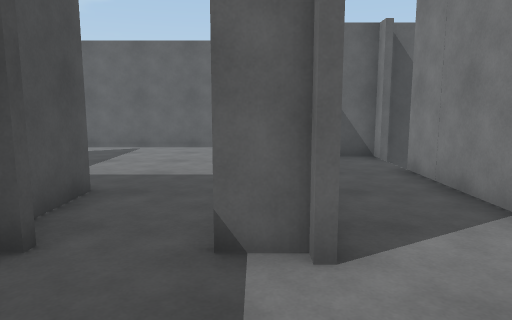
[1] (above)

18 first-person views from a walk through a Unity game level. The camera is 1.5 m above the floor, tilts 8° down and sees 70° across. The floor is counted in squares, 1 m on a side. Each view is taken from the middle of a square. On the plan, view 1 faces up. The plan holds only what a view shows up to about 16 squares ahead; the rest is blank. The place goes on beyond the plan. The player character is not drawn. Door leaves are left out, so doorways stand open.

[2]
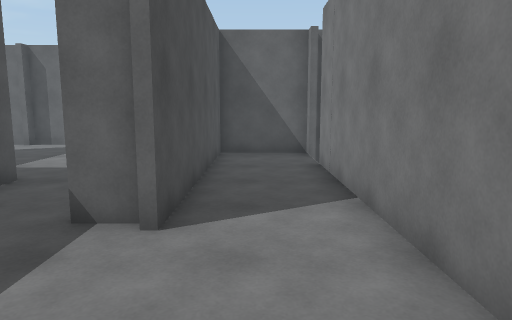

[3]
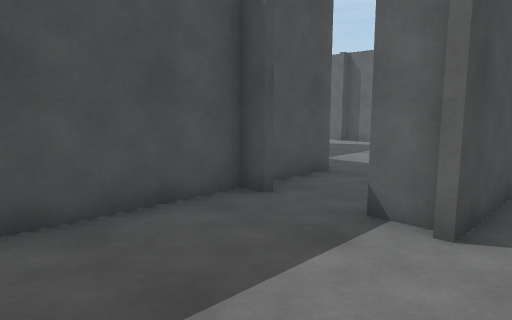

[4]
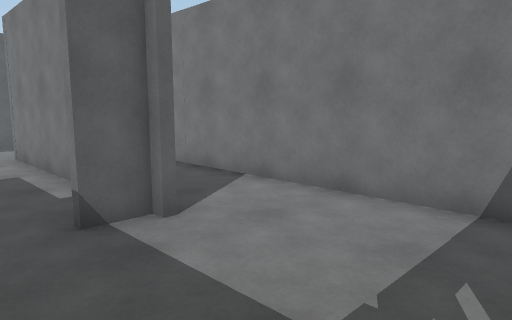

[5]
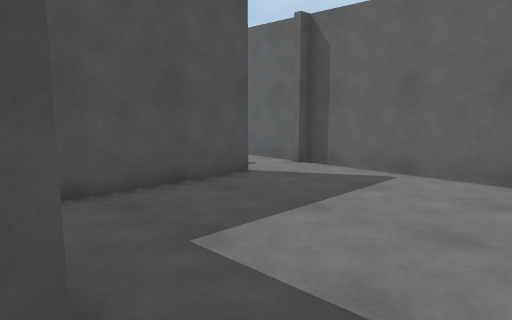

[6]
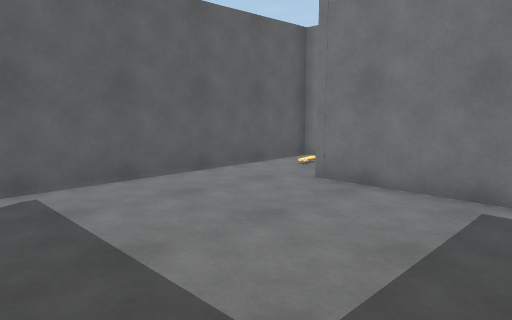

[7]
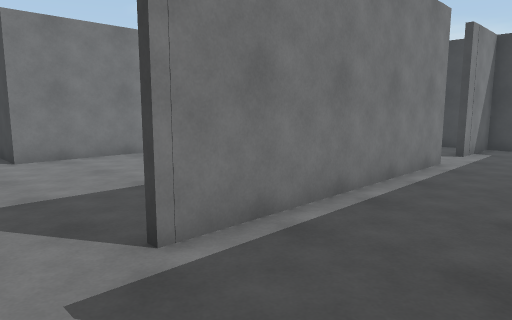

[8]
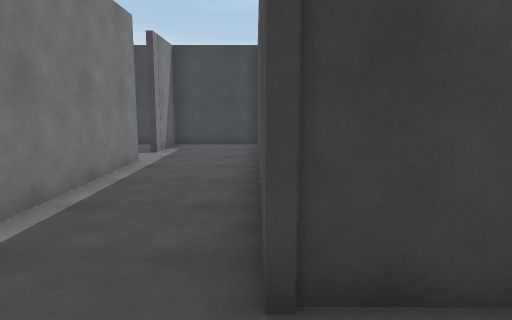

[9]
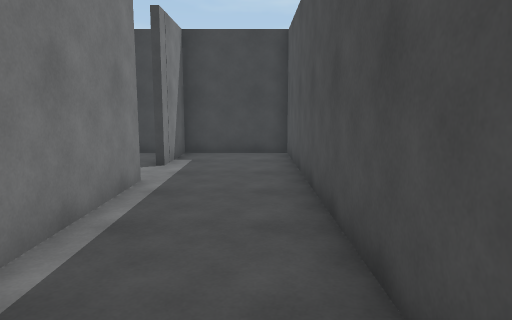

[10]
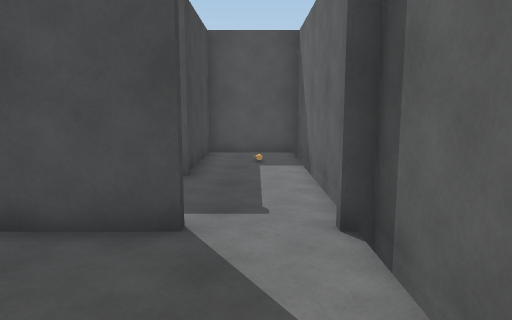

[11]
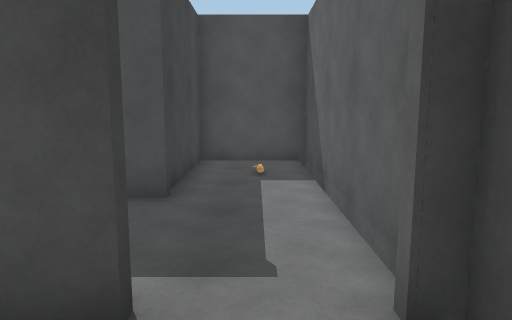

[12]
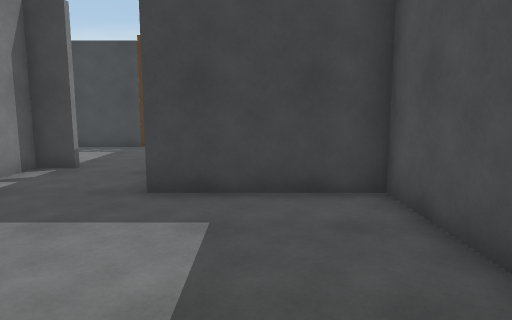

[13]
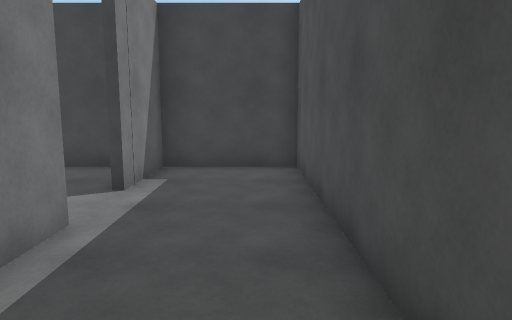

[14]
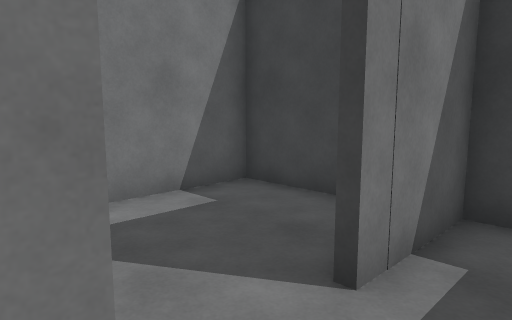

[15]
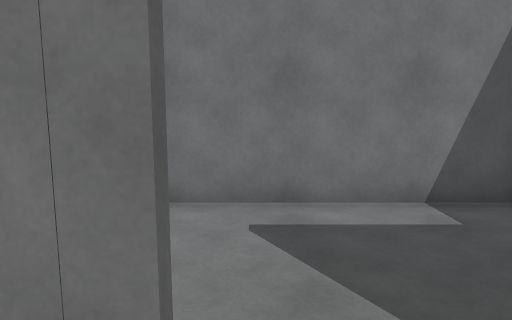

[16]
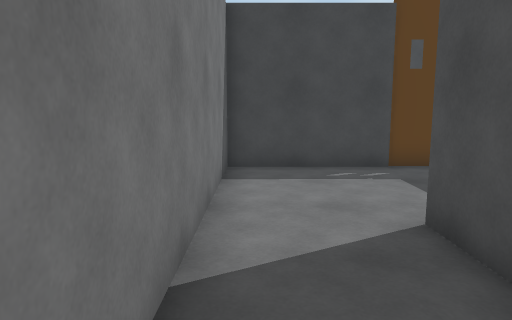

[17]
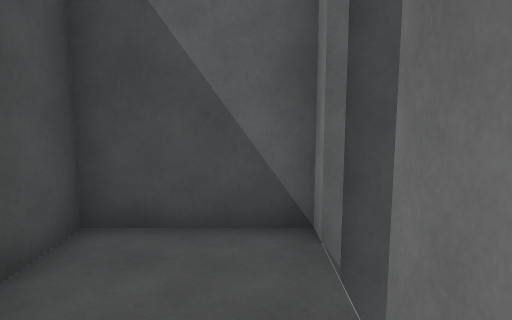

[18]
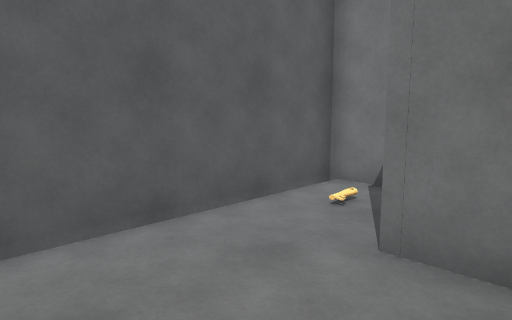

### Floor plan
Points are (right, up) in squares from view 1. A wall is a line through its corners. A room is listed if a view was taken in it or the views show most of it. See-through windows are left out.
Room 1 (views 1, 2, 3, 4, 16, 17)
walls: (0.6, 3.2) (0.6, 3.7) (-0.5, 3.7); (-2.4, 3.7) (-3, 3.7) (-3, -0.2); (-1, -1.4) (3.7, -1.4) (3.7, 9); (3.7, 10.9) (3.7, 11.5) (0.8, 11.5) (0.8, 3.2)
ways out: open door at (-1.5, 4) to room 2; open door at (4, 10)
Room 2 (views 5, 6, 10, 11, 12, 18)
walls: (0.6, 6.9) (0.6, 11.7) (2.2, 11.7); (-7.3, 12.1) (-7.3, 6.6) (-3, 6.6) (-3, 4.5); (-0.5, 3.9) (0.6, 3.9) (0.6, 5.2); (3.7, 13.1) (3.7, 14.4) (-7.3, 14.4) (-7.3, 14)
ways out: open door at (-1.5, 4) to room 1; open door at (-7.8, 13) to room 3
objects: other object (2, 13)
Room 3 (views 7, 8, 9, 13, 14, 15)
walls: (-7.6, 3.4) (-7.6, 12.1); (-7.8, 14.4) (-15.5, 14.4) (-15.5, 11.4) (-11.1, 11.4) (-11.1, -1.4) (-7.6, -1.4) (-7.6, 1.5)
ways out: open door at (-7.8, 13) to room 2; open door at (-7.5, 2.5) to room 4
objects: other object (-13, 13)
Room 4 (no view inside)
walls: (-6.6, -1.4) (-3.3, -1.4) (-3.3, 4.5)
ways out: open door at (-7.5, 2.5) to room 3

Positions as (right, up) in squares from view 1, and headings:
1: (0, 0), facing up
2: (2, -1), facing up
3: (2, -1), facing up-left
4: (-2, -1), facing up-right
5: (-1, 6), facing up-left
6: (-6, 7), facing up-right
7: (-11, 14), facing down-right
8: (-11, 14), facing down
9: (-10, 11), facing down
10: (-3, 13), facing left
11: (-5, 13), facing left
12: (-5, 13), facing down
13: (-10, 8), facing down
14: (-9, 4), facing down-right
15: (-9, 3), facing right
16: (3, 8), facing down
17: (3, 7), facing up
18: (-3, 10), facing up-right
